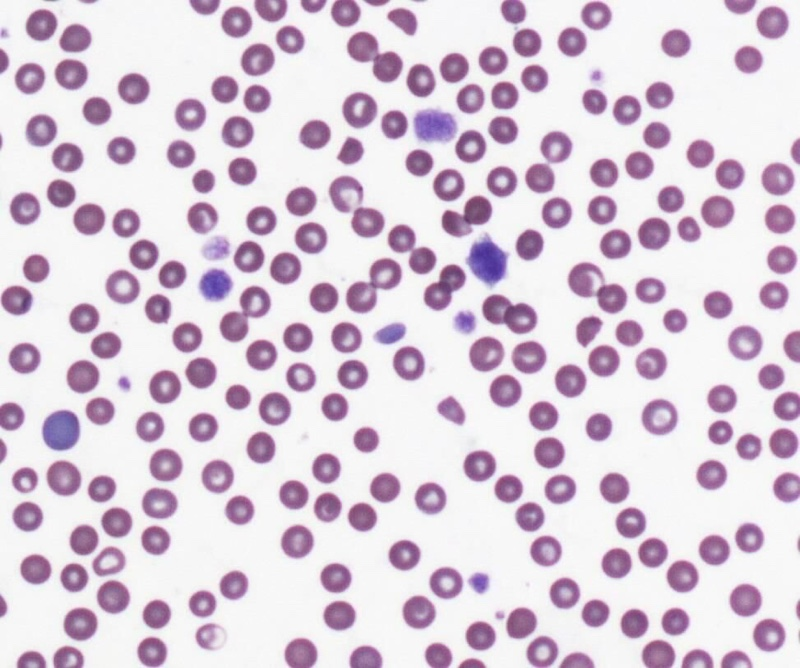
#> input picture src/mlcourse/blood_cells.jpg, 800 x 668 px
$ python -i misc.py   (imports and definitions only)   (older library calls are emulated)
#> lines starting #> are read from the running program, lines starting #| are printed output that depends on the picture; after the words box and inside, x2 and y2 are one past the last pixel; in counts of white or black regions, pixels touching at a corner belong together
#> further down, picture is the input picture: shape (668, 800, 3); mean B, G, R 218.1, 204.1, 218.2
import numpy as np
import cv2


def fill_blanks(image, size=50):
    # extract contours
    im2, contours, hierarchy = cv2.findContours(
        image, cv2.RETR_EXTERNAL, cv2.CHAIN_APPROX_SIMPLE)

    for i in range(len(contours)):
        if cv2.contourArea(contours[i]) > size:
            cv2.drawContours(image, contours, i, (255, 255, 255), -1)
        else:
            cv2.drawContours(image, contours, i, (0, 0, 0), -1)
    return image


def extract_objects(img):
    # convert to gray
    gray = cv2.cvtColor(img, cv2.COLOR_BGR2GRAY)
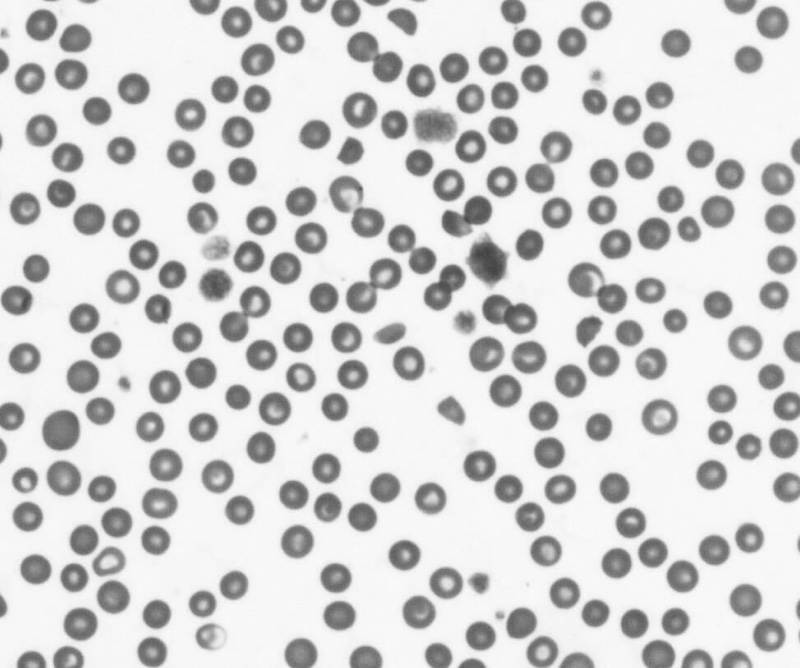
#> gray: shape (668, 800); min 67, max 252, mean 209.9

    # thresholding
    th, mask = cv2.threshold(
        gray, 0, 255, cv2.THRESH_BINARY + cv2.THRESH_OTSU)
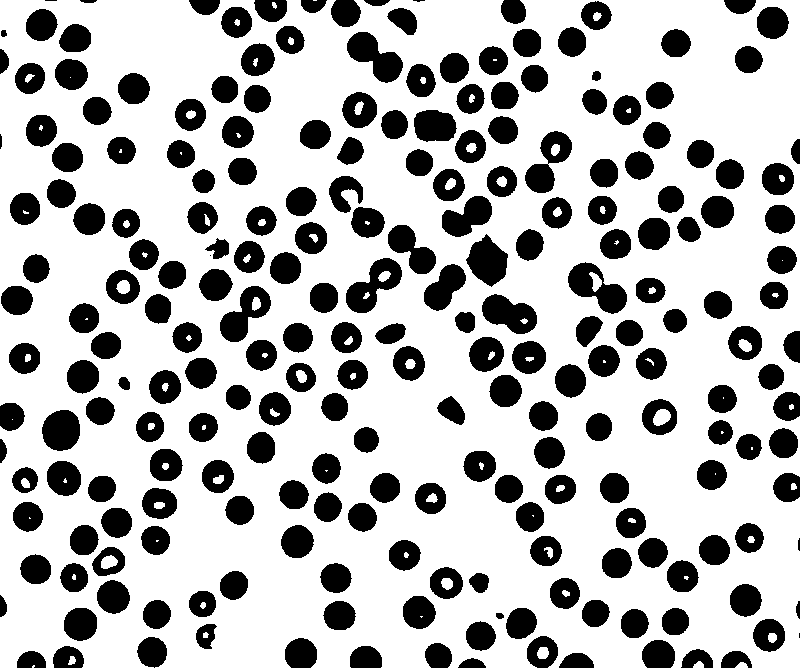
#> mask: shape (668, 800); 71.9% white; 232 black regions (4 under 20 px), largest, box (x1, y1, x2, y2) and area: (568, 262, 627, 314) 1531, (347, 32, 403, 83) 1500, (346, 258, 402, 313) 1499
#> th = 185
    mask = cv2.bitwise_not(mask)
#> mask: shape (668, 800); 28.1% white; 232 white regions (4 under 20 px)

    # fill blanks
    mask = fill_blanks(mask)
#> in fill_blanks, `im2, contours, hierarchy = cv2.findContours( image, cv2.RETR_EXTERNAL,..`: contours = 232 contours, 6 with area under 20; largest, box (x1, y1, x2, y2) and area: (568, 262, 627, 314) 1592, (346, 258, 402, 313) 1540, (347, 32, 403, 83) 1420, (220, 286, 271, 342) 1416, (525, 131, 572, 193) 1394
#> after the loop in fill_blanks, `for i in range(len(contours)):`:
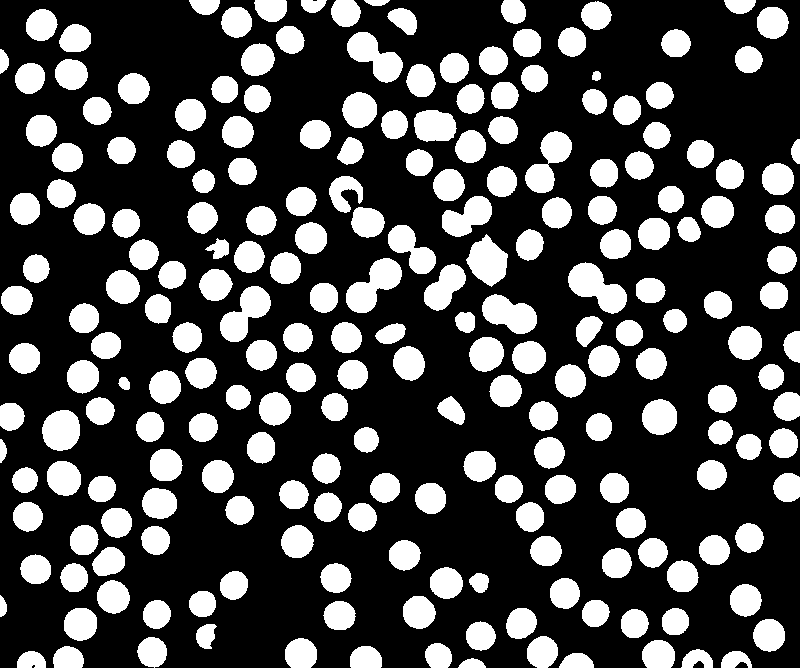
#> image: shape (668, 800); 28.8% white; 222 white regions

    # process blobs:
    # extract contours
    im2, contours, hierarchy = cv2.findContours(
        mask, cv2.RETR_EXTERNAL, cv2.CHAIN_APPROX_NONE)
#> contours = 222 contours; largest, box (x1, y1, x2, y2) and area: (568, 262, 627, 314) 1592, (346, 258, 402, 313) 1540, (347, 32, 403, 83) 1420, (220, 286, 271, 342) 1416, (525, 131, 572, 193) 1394

    return contours


def calc_average_color(img, blob):
    # resize
    w, h, d = img.shape

    img = img[int(h / 4):int(h / 4 + h / 2), int(w / 4):int(w / 4 + w / 2)]

    # first convert RGB to HSV and take only hue:
    hsv = cv2.cvtColor(img, cv2.COLOR_BGR2HSV)
    hue = hsv[:, :, 0]

    # histogram
    hist = cv2.calcHist([hue], [0], None, [179], [1, 180])

    # max color:
    maxColor = np.argmax(hist, axis=0)

    return maxColor


def calc_density(img, blob):
    w, h, d = img.shape
    bounding_box_area = w * h
    contour_area = cv2.contourArea(blob)
    return contour_area / bounding_box_area


def calc_hu_moments(img, blob):
    moments = cv2.moments(blob)
    return cv2.HuMoments(moments)[:, 0]


def calc_circularity(img, blob):
    contour_area = cv2.contourArea(blob)
    perimeter = cv2.arcLength(blob, True)
    return contour_area / (perimeter ** 2)

>>> import cv2
>>> picture = cv2.imread('blood_cells.jpg')
>>> result = extract_objects(picture)
#> result has the same summary as contours in extract_objects
